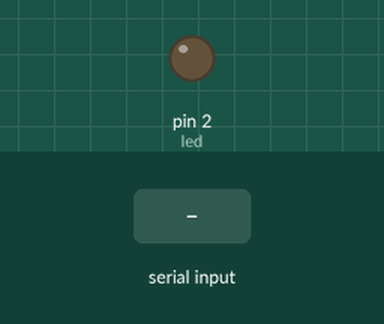
This sketch was run on a simulated Arduino Uno, built with avr-gcc and run on an emulated ATmega328P. On the bench: output pins drawn as LEDs (lit = HIGH). The inputs (shaded band) are chosen by the test bench.

Above: at 1.2 s.
1.3 s: "b" received over Serial
At 1.8 s:
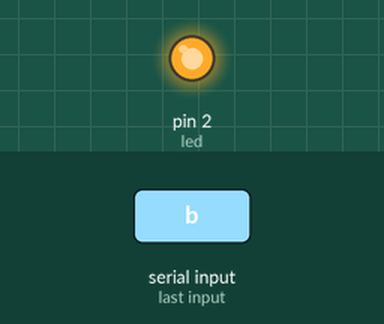
Timing chart, 0 to 4.3 s (numbered marks = the images above; inputs shaded):
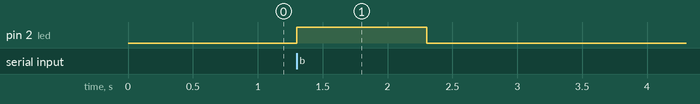

Measured:
- after the input at 1.3 s, pin 2 (led): LOW → HIGH at once, → LOW 1.0 s later

The sketch:

Prueba.ino
```cpp
int led = 2;
int estado = 'b';
void setup() {
  // put your setup code here, to run once:
  Serial.begin(9600);    // inicia el puerto serial para comunicacion con el Bluetooth
  pinMode(led, OUTPUT);
}

void loop() {
  // put your main code here, to run repeatedly:
  if (Serial.available() > 0) {    // lee el bluetooth y almacena en estado
    estado = Serial.read();

  if (estado == 'b') {
    digitalWrite(led, LOW);
  }
  if (estado = 'c') {
    digitalWrite(led, HIGH);
      delay(1000);
  }
  }else{
    digitalWrite(led, LOW);
    }

}
```
